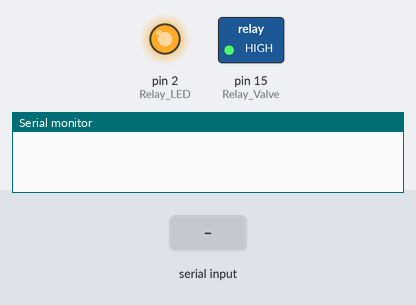
Simulated run of this sketch. Board: Arduino Uno, built with avr-gcc and run on an emulated ATmega328P. On the bench: switched loads named in the sketch (green lamp = pin HIGH), output pins drawn as LEDs (lit = HIGH), the last lines printed to the serial monitor. The test bench sets the inputs (shaded band).

Above: at 1.2 s.
1.3 s: "2" received over Serial
At 2.2 s:
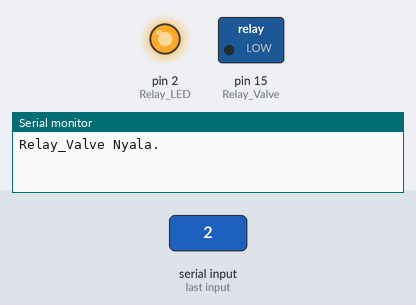
2.8 s: "4" received over Serial
At 3.3 s:
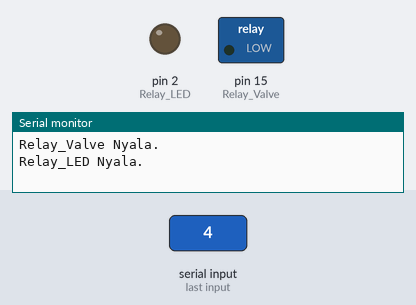
4.3 s: "1" received over Serial
At 5.6 s:
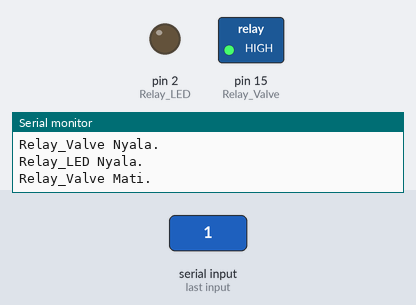
Timing chart, 0 to 7.3 s (numbered marks = the images above; inputs shaded):
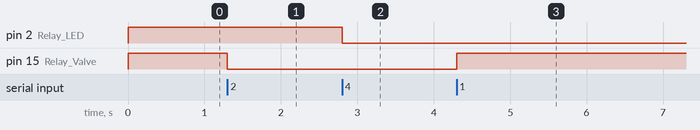

Measured:
- after the input at 1.3 s, pin 15 (Relay_Valve): HIGH → LOW at once
- after the input at 2.8 s, pin 2 (Relay_LED): HIGH → LOW at once
- after the input at 4.3 s, pin 15 (Relay_Valve): LOW → HIGH at once

The sketch:

test_relay.ino
```cpp
#define Relay_Valve 15
#define Relay_LED 2

void setup() {
  // Initialize the relay pins
  pinMode(Relay_Valve, OUTPUT);
  pinMode(Relay_LED, OUTPUT);

  // Start serial communication at 9600 baud rate
  Serial.begin(9600);

  // Set both relays to LOW at the beginning (off)
  digitalWrite(Relay_Valve, HIGH);
  digitalWrite(Relay_LED, HIGH);
}

void loop() {
  // Check if there is any serial input
  if (Serial.available() > 0) {
    // Read the incoming byte from serial
    char input = Serial.read();

    // Control relays based on the input
    switch(input) {
      case '1':  // Activate solenoid relay
        digitalWrite(Relay_Valve, HIGH);
        Serial.println("Relay_Valve Mati.");
        break;
      case '2':  // Deactivate solenoid relay
        digitalWrite(Relay_Valve, LOW);
        Serial.println("Relay_Valve Nyala.");
        break;
      case '3':  // Activate water pump relay
        digitalWrite(Relay_LED, HIGH);
        Serial.println("Relay_LED Mati.");
        break;
      case '4':  // Deactivate water pump relay
        digitalWrite(Relay_LED, LOW);
        Serial.println("Relay_LED Nyala.");
        break;
      default:
        Serial.println("Invalid input.");
        break;
    }
  }
}
```
